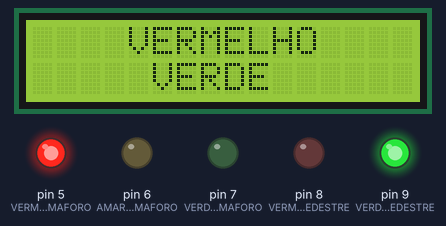
Simulated run of this sketch. Board: Arduino Uno, built with avr-gcc and run on an emulated ATmega328P. Shown: 16×2 character LCD, output pins drawn as LEDs (lit = HIGH).

Above: at 0.1 s.
At 2.2 s:
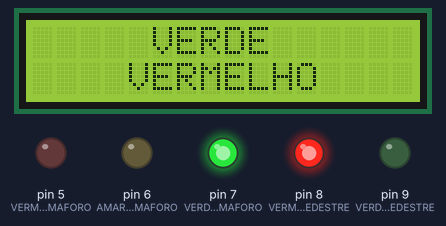
At 5.2 s:
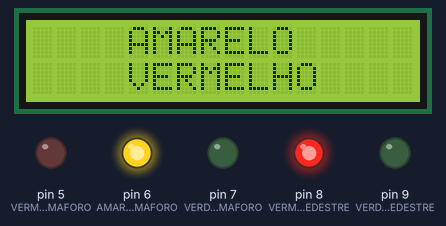
Timing chart, 0 to 39.9 s (numbered marks = the images above):
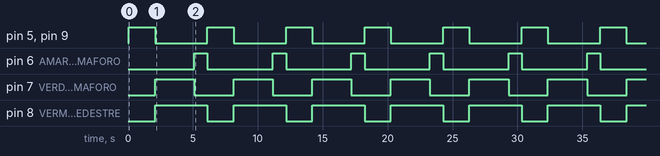

The sketch:

display_lcd12c1.ino
```cpp
/*
     CÓDIGO:  Q0624
     AUTOR:   BrincandoComIdeias
     LINK:    https://www.youtube.com/brincandocomideias ; https://cursodearduino.net/ ; https://cursoderobotica.net
     COMPRE:  https://www.arducore.com.br/
     SKETCH:  Exemplo LiquidCrystal_I2C
     DATA:    11/02/2020
*/

// INCLUSÃO DE BIBLIOTECAS
#include <Wire.h>
#include <LiquidCrystal_I2C.h>

// DEFINIÇÕES
#define endereco  0x27 // Endereços comuns: 0x27, 0x3F
#define colunas   16
#define linhas    2

// INSTANCIANDO OBJETOS
LiquidCrystal_I2C lcd(endereco, colunas, linhas);

void setup() {
  lcd.init(); // INICIA A COMUNICAÇÃO COM O DISPLAY
  lcd.backlight(); // LIGA A ILUMINAÇÃO DO DISPLAY
  lcd.clear(); // LIMPA O DISPLAY


  lcd.clear(); // LIMPA O DISPLAY
  //lcd.noBacklight(); // DESLIGA A ILUMINAÇÃO DO DISPLAY

  pinMode (9, OUTPUT); // VERDE PEDESTRE
  pinMode (8, OUTPUT); // VERMELHO PEDESTRE
  pinMode (7, OUTPUT); // VERDE SEMAFORO
  pinMode (6, OUTPUT); // AMARELO SEMAFORO
  pinMode (5, OUTPUT); // VERMELHO SEMAFORO

}

void loop() {

  	digitalWrite(5, HIGH);
    digitalWrite(9, HIGH);
    lcd.setCursor(4, 0);
    lcd.print("VERMELHO");
    lcd.setCursor(5, 1);
    lcd.print("VERDE");
    delay(2000);
    digitalWrite(5, LOW);
    digitalWrite(9, LOW);
    lcd.clear();
    delay(0);
    digitalWrite(7, HIGH);
    digitalWrite(8, HIGH);
  	lcd.setCursor(5, 0);
    lcd.print("VERDE");
    lcd.setCursor(4, 1);
    lcd.print("VERMELHO");
    delay(3000);
    digitalWrite(7, LOW);
    digitalWrite(8, LOW);
    lcd.clear();
    delay(0);
    digitalWrite(6, HIGH);
    digitalWrite(8, HIGH);
    lcd.setCursor(4, 0);
    lcd.print("AMARELO");
    lcd.setCursor(4, 1);
    lcd.print("VERMELHO");
    delay(1000);
    digitalWrite(6, LOW);
    digitalWrite(8, LOW);
    lcd.clear();
    delay(0);


}
```

Measured:
- by itself, pin 5 (VERMELHO_SEMAFORO), pin 9 (VERDE_PEDESTRE): alternates HIGH for 2.0 s and LOW for 4.0 s
- by itself, pin 6 (AMARELO_SEMAFORO): alternates HIGH for 1.0 s and LOW for 5.0 s
- by itself, pin 7 (VERDE_SEMAFORO): alternates HIGH for 3.0 s and LOW for 3.0 s
- by itself, pin 8 (VERMELHO_PEDESTRE): alternates HIGH for 4.0 s and LOW for 2.0 s
- what the display in image 1 shows lasts 3.0 s, from 2.1 s to 5.1 s
